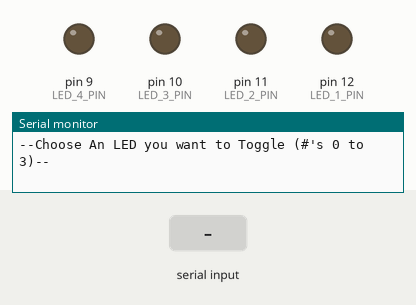
Simulated run of this sketch. Board: Arduino Uno, built with avr-gcc and run on an emulated ATmega328P. On the bench: output pins drawn as LEDs (lit = HIGH), the last lines printed to the serial monitor. The test bench sets the inputs (shaded band).

Above: at 1.2 s.
1.3 s: "90,45\n" received over Serial
At 3.2 s:
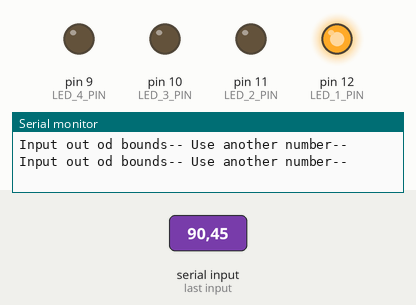
Timing chart, 0 to 4.7 s (numbered marks = the images above; inputs shaded):
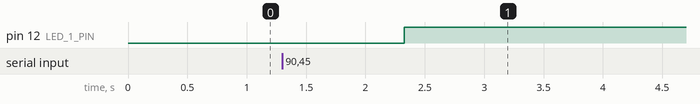

Measured:
- after the input at 1.3 s, pin 12 (LED_1_PIN): LOW → HIGH after 1.0 s

The sketch:

comm_user_input.ino
```cpp
/*Programmed used as a Dynamic program that will respond to user events using serial library*/

#define ARRAY_SIZE 4
#define LED_1_PIN 12
#define LED_2_PIN 11
#define LED_3_PIN 10
#define LED_4_PIN 9

int ledNumbers[ARRAY_SIZE] = {LED_1_PIN, LED_2_PIN,LED_3_PIN, LED_4_PIN};

int setLedPinModes() // Set Pin Mode type of LED, OUTPUT or INPUT
{
  for(int i = 0; i < ARRAY_SIZE; i++)
  {
    pinMode(ledNumbers[i],OUTPUT);
  }
}

int setInitState() // Set Initial state of LED, whether High or LOW
{
  for(int i = 0; i < ARRAY_SIZE; i++)
  {
    digitalWrite(ledNumbers[i],LOW);
  }
}

void powerOnLed (int ledIndex)
{
  for(int i = 0; i < ARRAY_SIZE; i++)
  {
    if(i == ledIndex){
      digitalWrite(ledNumbers[i],HIGH);
    }
    else{
      digitalWrite(ledNumbers[i],LOW);
    }
  }

}

void setup() {
  // put your setup code here, to run once:
  setLedPinModes();
  setInitState();
  Serial.begin(9600);
  Serial.println("--Choose An LED you want to Toggle (#'s 0 to 3)--");
}

void loop() {
  // put your main code here, to run repeatedly:
  if(Serial.available() > 0){
    int recievedLedIndex = Serial.parseInt();
    if(recievedLedIndex < 0 || recievedLedIndex >= ARRAY_SIZE){
      Serial.println("Input out od bounds-- Use another number--");
    }
    else{
          powerOnLed(recievedLedIndex);
    }
  }

}
```
